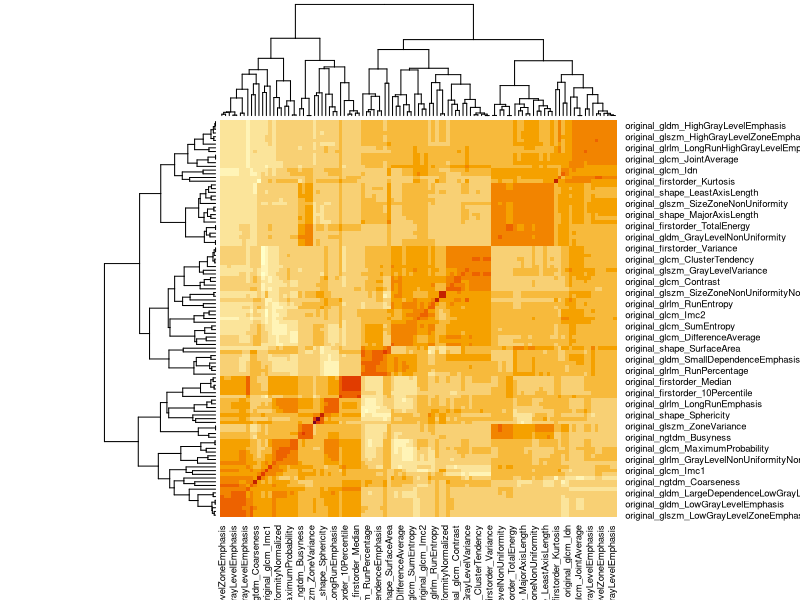
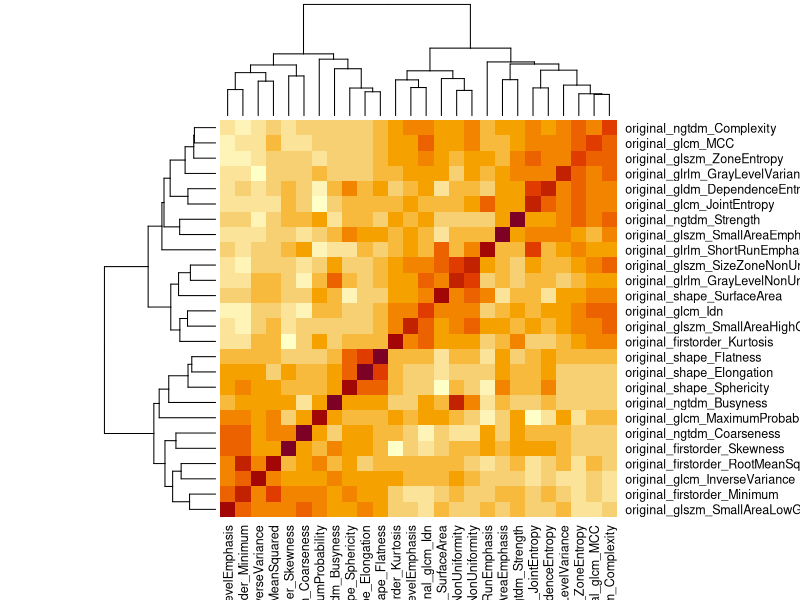

Generate these figures, in order, with R:
## ---- chunk 1
library(readr)
radiomica_data <- read_csv("radiomica_data.csv")
#str(radiomica_data)
## ---- chunk 2
library(tidyverse)
radiomica_data_quant <- radiomica_data %>% 
  select(-Patient)
## ---- chunk 3
#cor(radiomica_data_quant)
## ---- chunk 4
library(ggplot2)
heatmap(cor(radiomica_data_quant))
## ---- chunk 5

corr_matrix <- cor(radiomica_data_quant)

high_corr <- which(abs(corr_matrix) > 0.8 & upper.tri(corr_matrix), arr.ind = TRUE)

var_counts <- table(c(rownames(corr_matrix)[high_corr[,1]], colnames(corr_matrix)[high_corr[,2]]))

for (i in 1:nrow(high_corr)) {
  var1 <- rownames(corr_matrix)[high_corr[i, 1]]
  var2 <- colnames(corr_matrix)[high_corr[i, 2]]
  if (var1 %in% colnames(radiomica_data_quant) && var2 %in% colnames(radiomica_data_quant)) {
    if (var_counts[var1] <= var_counts[var2]) {
      radiomica_data_quant <- radiomica_data_quant[, !colnames(radiomica_data_quant) %in% var1]
    } else {
      radiomica_data_quant <- radiomica_data_quant[, !colnames(radiomica_data_quant) %in% var2]
    }
  }
}

## ---- chunk 6
heatmap(cor(radiomica_data_quant))
## ---- chunk 7
library(dplyr)

# Estandaritzar les dades
radiomica_data_quant <- as.data.frame(scale(radiomica_data_quant))
## ---- chunk 8
nombre_archivo <- "radiomica_data_processed.csv"

write.csv(radiomica_data_quant, file = nombre_archivo, row.names = FALSE)
